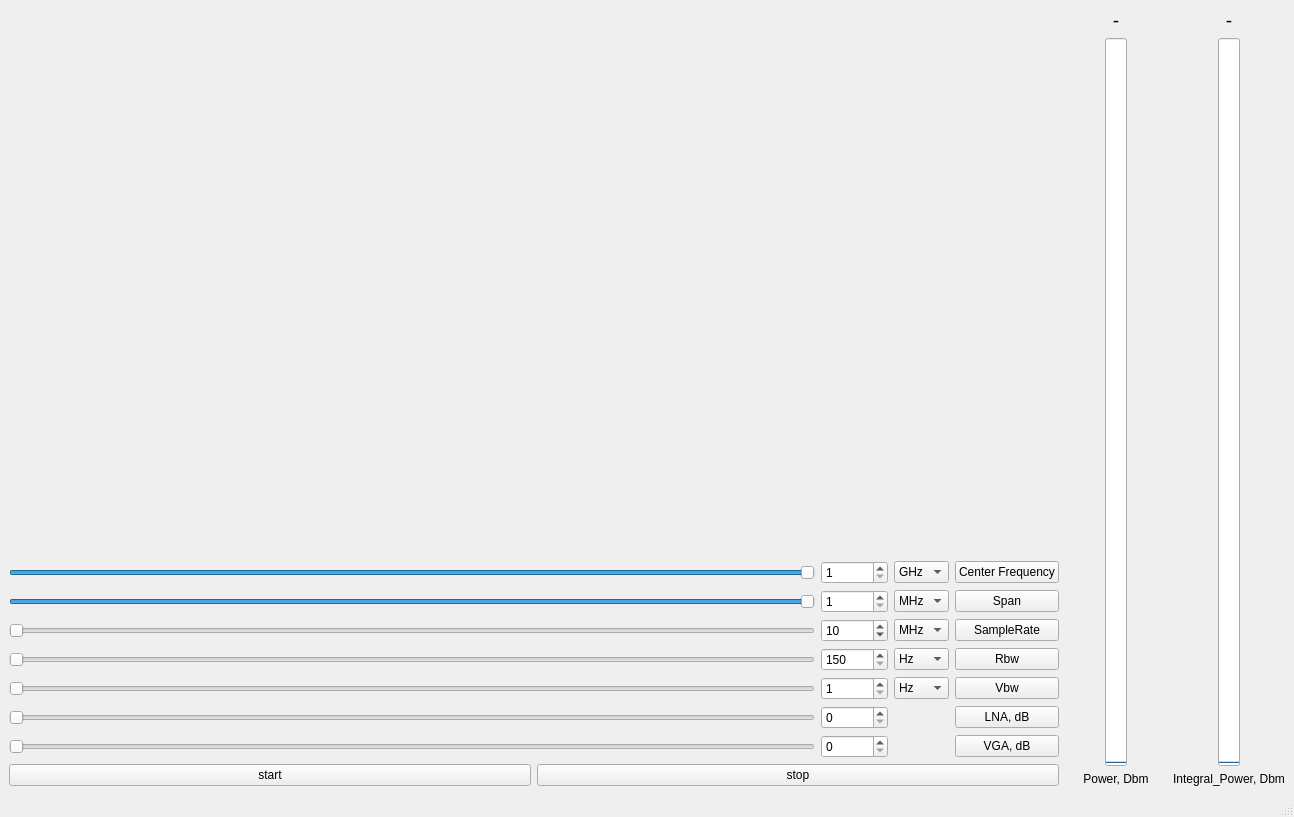
<?xml version="1.0" encoding="UTF-8"?>
<ui version="4.0">
 <class>MainWindow</class>
 <widget class="QMainWindow" name="MainWindow">
  <property name="geometry">
   <rect>
    <x>0</x>
    <y>0</y>
    <width>1294</width>
    <height>817</height>
   </rect>
  </property>
  <property name="windowTitle">
   <string>MainWindow</string>
  </property>
  <widget class="QWidget" name="centralwidget">
   <layout class="QVBoxLayout" name="verticalLayout">
    <item>
     <layout class="QHBoxLayout" name="horizontalLayout_4">
      <property name="sizeConstraint">
       <enum>QLayout::SizeConstraint::SetNoConstraint</enum>
      </property>
      <item>
       <layout class="QVBoxLayout" name="verticalLayout_4">
        <item>
         <widget class="QCustomPlot" name="plotSpectrum" native="true">
          <property name="sizePolicy">
           <sizepolicy hsizetype="Minimum" vsizetype="Minimum">
            <horstretch>0</horstretch>
            <verstretch>0</verstretch>
           </sizepolicy>
          </property>
          <property name="minimumSize">
           <size>
            <width>1000</width>
            <height>400</height>
           </size>
          </property>
         </widget>
        </item>
        <item>
         <layout class="QGridLayout" name="gridLayout_2">
          <item row="2" column="3">
           <widget class="QPushButton" name="SampleRate_pushButton">
            <property name="text">
             <string>SampleRate</string>
            </property>
           </widget>
          </item>
          <item row="3" column="3">
           <widget class="QPushButton" name="Rbw_pushButton">
            <property name="text">
             <string>Rbw</string>
            </property>
           </widget>
          </item>
          <item row="5" column="3">
           <widget class="QPushButton" name="LNA_Gain_pushButton">
            <property name="text">
             <string>LNA, dB</string>
            </property>
           </widget>
          </item>
          <item row="4" column="3">
           <widget class="QPushButton" name="Vbw_pushButton">
            <property name="text">
             <string>Vbw</string>
            </property>
           </widget>
          </item>
          <item row="3" column="2">
           <widget class="QComboBox" name="Rbw_comboBox">
            <item>
             <property name="text">
              <string>Hz</string>
             </property>
            </item>
            <item>
             <property name="text">
              <string>KHz</string>
             </property>
            </item>
            <item>
             <property name="text">
              <string>MHz</string>
             </property>
            </item>
            <item>
             <property name="text">
              <string>GHz</string>
             </property>
            </item>
           </widget>
          </item>
          <item row="3" column="1">
           <widget class="QDoubleSpinBox" name="Rbw_doubleSpinBox">
            <property name="sizePolicy">
             <sizepolicy hsizetype="Preferred" vsizetype="Preferred">
              <horstretch>0</horstretch>
              <verstretch>0</verstretch>
             </sizepolicy>
            </property>
            <property name="decimals">
             <number>0</number>
            </property>
            <property name="minimum">
             <double>150.000000000000000</double>
            </property>
            <property name="maximum">
             <double>2000000.000000000000000</double>
            </property>
            <property name="singleStep">
             <double>50.000000000000000</double>
            </property>
            <property name="stepType">
             <enum>QAbstractSpinBox::StepType::AdaptiveDecimalStepType</enum>
            </property>
           </widget>
          </item>
          <item row="4" column="1">
           <widget class="QDoubleSpinBox" name="Vbw_doubleSpinBox">
            <property name="sizePolicy">
             <sizepolicy hsizetype="Preferred" vsizetype="Preferred">
              <horstretch>0</horstretch>
              <verstretch>0</verstretch>
             </sizepolicy>
            </property>
            <property name="decimals">
             <number>0</number>
            </property>
            <property name="minimum">
             <double>1.000000000000000</double>
            </property>
            <property name="maximum">
             <double>10000.000000000000000</double>
            </property>
            <property name="singleStep">
             <double>50.000000000000000</double>
            </property>
            <property name="stepType">
             <enum>QAbstractSpinBox::StepType::AdaptiveDecimalStepType</enum>
            </property>
            <property name="value">
             <double>1.000000000000000</double>
            </property>
           </widget>
          </item>
          <item row="1" column="1">
           <widget class="QDoubleSpinBox" name="Span_doubleSpinBox">
            <property name="sizePolicy">
             <sizepolicy hsizetype="Preferred" vsizetype="Preferred">
              <horstretch>0</horstretch>
              <verstretch>0</verstretch>
             </sizepolicy>
            </property>
            <property name="decimals">
             <number>0</number>
            </property>
            <property name="minimum">
             <double>1.000000000000000</double>
            </property>
            <property name="maximum">
             <double>20000000.000000000000000</double>
            </property>
            <property name="value">
             <double>1.000000000000000</double>
            </property>
           </widget>
          </item>
          <item row="0" column="3">
           <widget class="QPushButton" name="Freq_pushButton">
            <property name="text">
             <string>Center Frequency</string>
            </property>
           </widget>
          </item>
          <item row="5" column="1">
           <widget class="QDoubleSpinBox" name="LNA_Gain_doubleSpinBox">
            <property name="sizePolicy">
             <sizepolicy hsizetype="Preferred" vsizetype="Preferred">
              <horstretch>0</horstretch>
              <verstretch>0</verstretch>
             </sizepolicy>
            </property>
            <property name="decimals">
             <number>0</number>
            </property>
            <property name="maximum">
             <double>40.000000000000000</double>
            </property>
            <property name="singleStep">
             <double>8.000000000000000</double>
            </property>
           </widget>
          </item>
          <item row="0" column="2">
           <widget class="QComboBox" name="Freq_comboBox">
            <property name="currentIndex">
             <number>2</number>
            </property>
            <item>
             <property name="text">
              <string>KHz</string>
             </property>
            </item>
            <item>
             <property name="text">
              <string>MHz</string>
             </property>
            </item>
            <item>
             <property name="text">
              <string>GHz</string>
             </property>
            </item>
           </widget>
          </item>
          <item row="0" column="1">
           <widget class="QDoubleSpinBox" name="Freq_doubleSpinBox">
            <property name="sizePolicy">
             <sizepolicy hsizetype="Preferred" vsizetype="Preferred">
              <horstretch>0</horstretch>
              <verstretch>0</verstretch>
             </sizepolicy>
            </property>
            <property name="decimals">
             <number>0</number>
            </property>
            <property name="minimum">
             <double>1.000000000000000</double>
            </property>
            <property name="maximum">
             <double>6000000.000000000000000</double>
            </property>
            <property name="singleStep">
             <double>50.000000000000000</double>
            </property>
            <property name="stepType">
             <enum>QAbstractSpinBox::StepType::AdaptiveDecimalStepType</enum>
            </property>
            <property name="value">
             <double>1.000000000000000</double>
            </property>
           </widget>
          </item>
          <item row="2" column="2">
           <widget class="QComboBox" name="SampleRate_comboBox">
            <property name="currentIndex">
             <number>2</number>
            </property>
            <item>
             <property name="text">
              <string>Hz</string>
             </property>
            </item>
            <item>
             <property name="text">
              <string>KHz</string>
             </property>
            </item>
            <item>
             <property name="text">
              <string>MHz</string>
             </property>
            </item>
            <item>
             <property name="text">
              <string>GHz</string>
             </property>
            </item>
           </widget>
          </item>
          <item row="1" column="3">
           <widget class="QPushButton" name="Span_pushButton">
            <property name="text">
             <string>Span</string>
            </property>
           </widget>
          </item>
          <item row="6" column="3">
           <widget class="QPushButton" name="VGA_Gain_pushButton">
            <property name="text">
             <string>VGA, dB</string>
            </property>
           </widget>
          </item>
          <item row="4" column="2">
           <widget class="QComboBox" name="Vbw_comboBox">
            <item>
             <property name="text">
              <string>Hz</string>
             </property>
            </item>
            <item>
             <property name="text">
              <string>KHz</string>
             </property>
            </item>
            <item>
             <property name="text">
              <string>MHz</string>
             </property>
            </item>
            <item>
             <property name="text">
              <string>GHz</string>
             </property>
            </item>
           </widget>
          </item>
          <item row="1" column="2">
           <widget class="QComboBox" name="Span_comboBox">
            <property name="currentIndex">
             <number>2</number>
            </property>
            <item>
             <property name="text">
              <string>Hz</string>
             </property>
            </item>
            <item>
             <property name="text">
              <string>KHz</string>
             </property>
            </item>
            <item>
             <property name="text">
              <string>MHz</string>
             </property>
            </item>
            <item>
             <property name="text">
              <string>GHz</string>
             </property>
            </item>
           </widget>
          </item>
          <item row="2" column="1">
           <widget class="QDoubleSpinBox" name="SampleRate_doubleSpinBox">
            <property name="sizePolicy">
             <sizepolicy hsizetype="Preferred" vsizetype="Preferred">
              <horstretch>0</horstretch>
              <verstretch>0</verstretch>
             </sizepolicy>
            </property>
            <property name="decimals">
             <number>0</number>
            </property>
            <property name="minimum">
             <double>2.000000000000000</double>
            </property>
            <property name="maximum">
             <double>20.000000000000000</double>
            </property>
            <property name="singleStep">
             <double>1.000000000000000</double>
            </property>
            <property name="stepType">
             <enum>QAbstractSpinBox::StepType::DefaultStepType</enum>
            </property>
            <property name="value">
             <double>10.000000000000000</double>
            </property>
           </widget>
          </item>
          <item row="6" column="1">
           <widget class="QDoubleSpinBox" name="VGA_Gain_doubleSpinBox">
            <property name="sizePolicy">
             <sizepolicy hsizetype="Preferred" vsizetype="Preferred">
              <horstretch>0</horstretch>
              <verstretch>0</verstretch>
             </sizepolicy>
            </property>
            <property name="decimals">
             <number>0</number>
            </property>
            <property name="maximum">
             <double>62.000000000000000</double>
            </property>
            <property name="singleStep">
             <double>2.000000000000000</double>
            </property>
           </widget>
          </item>
          <item row="0" column="0">
           <widget class="QSlider" name="Freq_horizontalSlider">
            <property name="minimum">
             <number>1</number>
            </property>
            <property name="maximum">
             <number>6000000</number>
            </property>
            <property name="singleStep">
             <number>50</number>
            </property>
            <property name="value">
             <number>1000000</number>
            </property>
            <property name="orientation">
             <enum>Qt::Orientation::Horizontal</enum>
            </property>
            <property name="tickPosition">
             <enum>QSlider::TickPosition::NoTicks</enum>
            </property>
           </widget>
          </item>
          <item row="1" column="0">
           <widget class="QSlider" name="Span_horizontalSlider">
            <property name="minimum">
             <number>1</number>
            </property>
            <property name="maximum">
             <number>20000000</number>
            </property>
            <property name="value">
             <number>2000000</number>
            </property>
            <property name="orientation">
             <enum>Qt::Orientation::Horizontal</enum>
            </property>
           </widget>
          </item>
          <item row="2" column="0">
           <widget class="QSlider" name="SampleRate_horizontalSlider">
            <property name="minimum">
             <number>2</number>
            </property>
            <property name="maximum">
             <number>20000000</number>
            </property>
            <property name="singleStep">
             <number>1</number>
            </property>
            <property name="sliderPosition">
             <number>2</number>
            </property>
            <property name="orientation">
             <enum>Qt::Orientation::Horizontal</enum>
            </property>
           </widget>
          </item>
          <item row="3" column="0">
           <widget class="QSlider" name="Rbw_horizontalSlider">
            <property name="minimum">
             <number>150</number>
            </property>
            <property name="maximum">
             <number>2000000</number>
            </property>
            <property name="orientation">
             <enum>Qt::Orientation::Horizontal</enum>
            </property>
           </widget>
          </item>
          <item row="4" column="0">
           <widget class="QSlider" name="Vbw_horizontalSlider">
            <property name="minimum">
             <number>1</number>
            </property>
            <property name="maximum">
             <number>10000</number>
            </property>
            <property name="singleStep">
             <number>50</number>
            </property>
            <property name="value">
             <number>1</number>
            </property>
            <property name="orientation">
             <enum>Qt::Orientation::Horizontal</enum>
            </property>
           </widget>
          </item>
          <item row="5" column="0">
           <widget class="QSlider" name="LNA_Gain_horizontalSlider">
            <property name="maximum">
             <number>40</number>
            </property>
            <property name="singleStep">
             <number>8</number>
            </property>
            <property name="orientation">
             <enum>Qt::Orientation::Horizontal</enum>
            </property>
           </widget>
          </item>
          <item row="6" column="0">
           <widget class="QSlider" name="VGA_Gain_horizontalSlider">
            <property name="maximum">
             <number>62</number>
            </property>
            <property name="singleStep">
             <number>2</number>
            </property>
            <property name="orientation">
             <enum>Qt::Orientation::Horizontal</enum>
            </property>
           </widget>
          </item>
         </layout>
        </item>
        <item>
         <layout class="QHBoxLayout" name="horizontalLayout_2">
          <property name="sizeConstraint">
           <enum>QLayout::SizeConstraint::SetMinimumSize</enum>
          </property>
          <item>
           <widget class="QPushButton" name="startrx_pushButton">
            <property name="text">
             <string>start</string>
            </property>
           </widget>
          </item>
          <item>
           <widget class="QPushButton" name="stoprx_pushButton">
            <property name="text">
             <string>stop</string>
            </property>
           </widget>
          </item>
         </layout>
        </item>
       </layout>
      </item>
      <item>
       <layout class="QVBoxLayout" name="verticalLayout_5">
        <item>
         <widget class="QLabel" name="power_label">
          <property name="font">
           <font>
            <pointsize>14</pointsize>
           </font>
          </property>
          <property name="text">
           <string>-</string>
          </property>
          <property name="alignment">
           <set>Qt::AlignmentFlag::AlignCenter</set>
          </property>
         </widget>
        </item>
        <item>
         <layout class="QHBoxLayout" name="horizontalLayout_3">
          <item>
           <spacer name="horizontalSpacer">
            <property name="orientation">
             <enum>Qt::Orientation::Horizontal</enum>
            </property>
            <property name="sizeType">
             <enum>QSizePolicy::Policy::Minimum</enum>
            </property>
            <property name="sizeHint" stdset="0">
             <size>
              <width>40</width>
              <height>20</height>
             </size>
            </property>
           </spacer>
          </item>
          <item>
           <widget class="QProgressBar" name="power_progressBar">
            <property name="minimum">
             <number>0</number>
            </property>
            <property name="maximum">
             <number>100</number>
            </property>
            <property name="value">
             <number>0</number>
            </property>
            <property name="orientation">
             <enum>Qt::Orientation::Vertical</enum>
            </property>
           </widget>
          </item>
          <item>
           <spacer name="horizontalSpacer_2">
            <property name="orientation">
             <enum>Qt::Orientation::Horizontal</enum>
            </property>
            <property name="sizeType">
             <enum>QSizePolicy::Policy::Minimum</enum>
            </property>
            <property name="sizeHint" stdset="0">
             <size>
              <width>40</width>
              <height>20</height>
             </size>
            </property>
           </spacer>
          </item>
         </layout>
        </item>
        <item>
         <widget class="QLabel" name="label">
          <property name="text">
           <string>Power, Dbm</string>
          </property>
          <property name="alignment">
           <set>Qt::AlignmentFlag::AlignCenter</set>
          </property>
         </widget>
        </item>
       </layout>
      </item>
      <item>
       <layout class="QVBoxLayout" name="verticalLayout_7">
        <item>
         <widget class="QLabel" name="integral_power_label">
          <property name="font">
           <font>
            <pointsize>14</pointsize>
           </font>
          </property>
          <property name="text">
           <string>-</string>
          </property>
          <property name="alignment">
           <set>Qt::AlignmentFlag::AlignCenter</set>
          </property>
         </widget>
        </item>
        <item>
         <layout class="QHBoxLayout" name="horizontalLayout_5">
          <item>
           <spacer name="horizontalSpacer_3">
            <property name="orientation">
             <enum>Qt::Orientation::Horizontal</enum>
            </property>
            <property name="sizeType">
             <enum>QSizePolicy::Policy::Minimum</enum>
            </property>
            <property name="sizeHint" stdset="0">
             <size>
              <width>40</width>
              <height>20</height>
             </size>
            </property>
           </spacer>
          </item>
          <item>
           <widget class="QProgressBar" name="integral_power_progressBar">
            <property name="minimum">
             <number>0</number>
            </property>
            <property name="maximum">
             <number>100</number>
            </property>
            <property name="value">
             <number>0</number>
            </property>
            <property name="orientation">
             <enum>Qt::Orientation::Vertical</enum>
            </property>
           </widget>
          </item>
          <item>
           <spacer name="horizontalSpacer_4">
            <property name="orientation">
             <enum>Qt::Orientation::Horizontal</enum>
            </property>
            <property name="sizeType">
             <enum>QSizePolicy::Policy::Minimum</enum>
            </property>
            <property name="sizeHint" stdset="0">
             <size>
              <width>40</width>
              <height>20</height>
             </size>
            </property>
           </spacer>
          </item>
         </layout>
        </item>
        <item>
         <widget class="QLabel" name="label_2">
          <property name="text">
           <string>Integral_Power, Dbm</string>
          </property>
          <property name="alignment">
           <set>Qt::AlignmentFlag::AlignCenter</set>
          </property>
         </widget>
        </item>
       </layout>
      </item>
     </layout>
    </item>
   </layout>
  </widget>
  <widget class="QMenuBar" name="menubar">
   <property name="geometry">
    <rect>
     <x>0</x>
     <y>0</y>
     <width>1294</width>
     <height>34</height>
    </rect>
   </property>
  </widget>
  <widget class="QStatusBar" name="statusbar"/>
 </widget>
 <customwidgets>
  <customwidget>
   <class>QCustomPlot</class>
   <extends>QWidget</extends>
   <header>qcustomplot/qcustomplot.h</header>
   <container>1</container>
  </customwidget>
 </customwidgets>
 <resources/>
 <connections/>
</ui>
